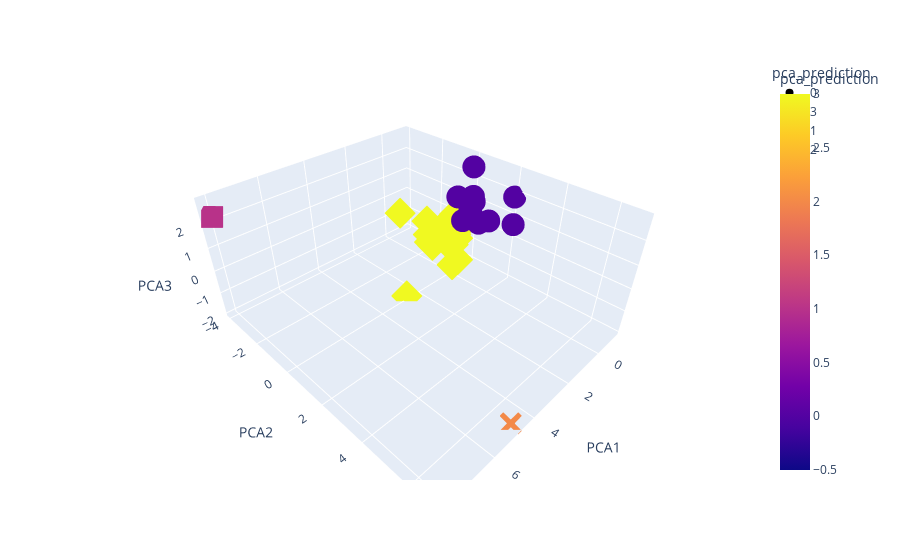

Write notebook code for a chart like this one.
### Code cell
market_pca_plot=px.scatter_3d(
    market_pca_prediction_df11,
    x="PCA1",
    y="PCA2",
    z="PCA3",
    color="pca_prediction",
    symbol="pca_prediction",
    hover_name=market_pca_prediction_df11.index)
market_pca_plot

### Figure 1 — Plotly figure (JSON) as saved in the notebook; plotly's stock layout.template omitted (floating-point values rounded to 4 significant figures)
{"data": [{"hovertemplate": "<b>%{hovertext}</b><br><br>pca_prediction=%{marker.color}<br>PCA1=%{x}<br>PCA2=%{y}<br>PCA3=%{z}<extra></extra>", "hovertext": ["bitcoin", "ethereum", "bitcoin-cash", "binancecoin", "chainlink", "cardano", "litecoin", "monero", "tezos", "cosmos", "wrapped-bitcoin", "zcash", "maker"], "legendgroup": "0", "marker": {"color": [0, 0, 0, 0, 0, 0, 0, 0, 0, 0, 0, 0, 0], "coloraxis": "coloraxis", "symbol": "circle"}, "mode": "markers", "name": "0", "scene": "scene", "showlegend": true, "type": "scatter3d", "x": [-0.6007, -0.4583, -1.158, -0.5165, -0.4507, -0.3456, -0.6495, 0.0605, -0.7962, -0.3063, -0.6043, -0.4251, -0.389], "y": [0.8428, 0.4585, 2.041, 1.388, 0.5177, 0.7294, 0.4322, 2.909, -0.4944, 0.7034, 0.8274, 0.493, 0.165], "z": [0.4616, 0.9529, 1.86, 0.8041, 2.846, 1.478, 0.6003, 1.499, 1.083, 1.714, 0.4393, 1.058, 0.3794]}, {"hovertemplate": "<b>%{hovertext}</b><br><br>pca_prediction=%{marker.color}<br>PCA1=%{x}<br>PCA2=%{y}<br>PCA3=%{z}<extra></extra>", "hovertext": ["tether", "ripple", "bitcoin-cash-sv", "crypto-com-chain", "usd-coin", "eos", "tron", "okb", "stellar", "cdai", "neo", "leo-token", "huobi-token", "nem", "binance-usd", "iota", "vechain", "theta-token", "dash", "ethereum-classic", "havven", "omisego", "ontology", "ftx-token", "true-usd", "digibyte"], "legendgroup": "3", "marker": {"color": [3, 3, 3, 3, 3, 3, 3, 3, 3, 3, 3, 3, 3, 3, 3, 3, 3, 3, 3, 3, 3, 3, 3, 3, 3, 3], "coloraxis": "coloraxis", "symbol": "diamond"}, "mode": "markers", "name": "3", "scene": "scene", "showlegend": true, "type": "scatter3d", "x": [-0.4331, -0.4718, -0.759, -0.2482, -0.4384, -0.6934, -0.3934, 0.06407, -0.489, -0.5135, -0.3621, -0.4133, -0.4075, 0.609, -0.4502, -0.7647, -0.5563, 2.677, -0.6139, -0.5799, 0.8658, 0.1117, -0.6324, -0.5931, -0.4581, -0.2979], "y": [-0.1681, -0.2227, -0.2012, -1.376, -0.1753, -0.4738, -0.1082, -1.27, -0.7327, -0.1428, -0.9869, -0.6741, -0.2125, 0.5635, -0.151, -0.5179, -1.938, -0.01395, -0.4793, -0.3563, -2.262, 0.4283, -2.108, 0.02148, -0.1357, -0.1911], "z": [-0.6418, -0.4791, -0.2177, -1.462, -0.6634, -0.5276, -0.01276, -1.099, -0.06254, -0.6566, -0.7288, -1.077, -0.3514, -1.149, -0.6474, 0.205, -1.262, -1.965, 0.3396, -0.1149, 0.2756, -1.205, -0.6522, 0.2099, -0.6353, -0.9096]}, {"hovertemplate": "<b>%{hovertext}</b><br><br>pca_prediction=%{marker.color}<br>PCA1=%{x}<br>PCA2=%{y}<br>PCA3=%{z}<extra></extra>", "hovertext": ["ethlend"], "legendgroup": "1", "marker": {"color": [1], "coloraxis": "coloraxis", "symbol": "square"}, "mode": "markers", "name": "1", "scene": "scene", "showlegend": true, "type": "scatter3d", "x": [8.089], "y": [-3.897], "z": [2.301]}, {"hovertemplate": "<b>%{hovertext}</b><br><br>pca_prediction=%{marker.color}<br>PCA1=%{x}<br>PCA2=%{y}<br>PCA3=%{z}<extra></extra>", "hovertext": ["celsius-degree-token"], "legendgroup": "2", "marker": {"color": [2], "coloraxis": "coloraxis", "symbol": "x"}, "mode": "markers", "name": "2", "scene": "scene", "showlegend": true, "type": "scatter3d", "x": [4.792], "y": [6.768], "z": [-1.987]}], "layout": {"coloraxis": {"colorbar": {"title": {"text": "pca_prediction"}}, "colorscale": [[0, "#0d0887"], [0.1111, "#46039f"], [0.2222, "#7201a8"], [0.3333, "#9c179e"], [0.4444, "#bd3786"], [0.5556, "#d8576b"], [0.6667, "#ed7953"], [0.7778, "#fb9f3a"], [0.8889, "#fdca26"], [1, "#f0f921"]]}, "legend": {"title": {"text": "pca_prediction"}, "tracegroupgap": 0}, "margin": {"t": 60}, "scene": {"domain": {"x": [0, 1], "y": [0, 1]}, "xaxis": {"title": {"text": "PCA1"}}, "yaxis": {"title": {"text": "PCA2"}}, "zaxis": {"title": {"text": "PCA3"}}}}}
